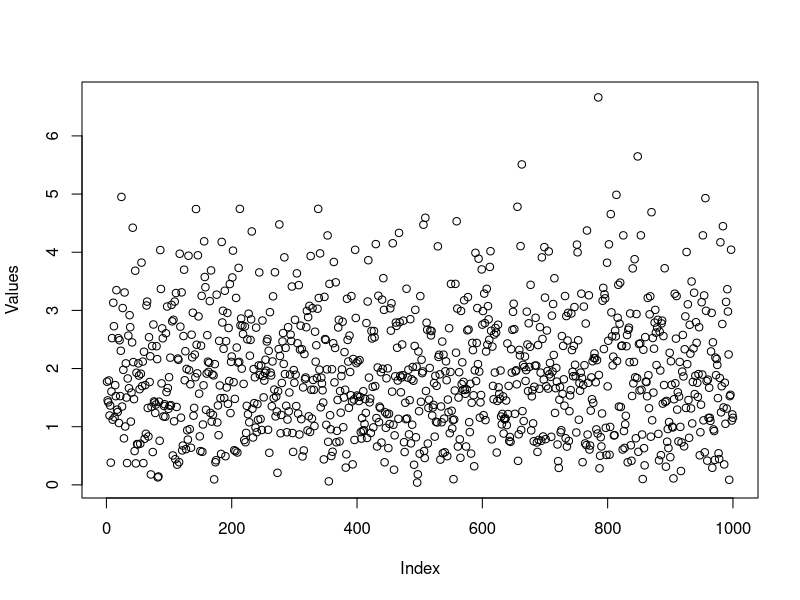
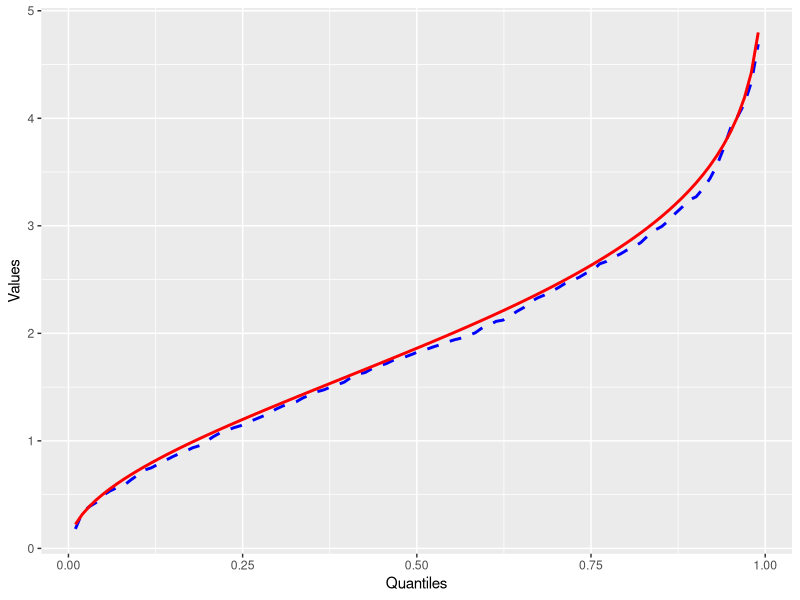

R code for these plots, in order:
library(ggplot2)

set.seed(98)
x_i <- runif(1000, min = 0, max = 1)  # simulate from the Unif[0,1]
y_i <- sqrt(-5*log(1-x_i))  # apply the inverse function to get Weibull distributed data

plot(y_i, ylab = "Values")  # simulated data
eq_1 <- quantile(y_i, seq(0.01, 0.99, length = 100))  # quantile of the simulated data

simulated_data <- data.frame(Quantile = seq(0.01, 0.99, length = 100), Value = eq_1)

theoretical_data <- data.frame(Quantile = seq(0.01, 0.99, length = 100),
                               Value = qweibull(p = seq(0.01, 0.99, length = 100), shape = 2, scale = sqrt(5)))

ggplot() +
  geom_line(data = simulated_data, aes(x = Quantile, y = Value), color = "blue", linetype = "dashed", size =1) +
  geom_line(data = theoretical_data, aes(x = Quantile, y = Value), color = "red", linetype = "solid", size =1) +
  labs(x = "Quantiles", y = "Values")

